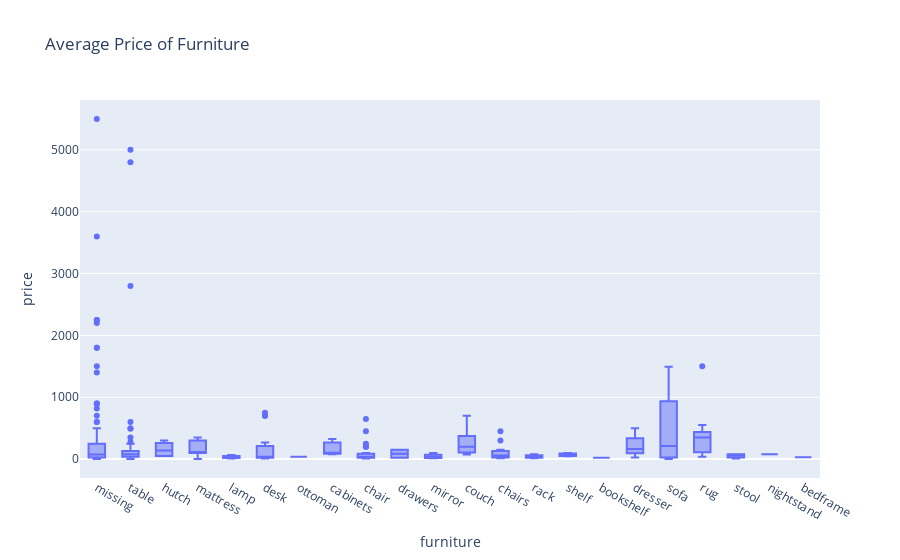

The notebook cell this image was saved under:
### Code cell
fig = px.box(df, x='furniture', y='price', title='Average Price of Furniture')

fig.show()

### Figure 1 — Plotly figure (JSON) as saved in the notebook; plotly's stock layout.template omitted (floating-point values rounded to 4 significant figures; data arrays with more than 128 entries replaced by an {"elided": "..."} marker saying what was removed)
{"data": [{"alignmentgroup": "True", "hovertemplate": "furniture=%{x}<br>price=%{y}<extra></extra>", "legendgroup": "", "marker": {"color": "#636efa"}, "name": "", "notched": false, "offsetgroup": "", "orientation": "v", "showlegend": false, "type": "box", "x": {"elided": "360 str values"}, "x0": " ", "xaxis": "x", "y": {"elided": "360 int values"}, "y0": " ", "yaxis": "y"}], "layout": {"boxmode": "group", "legend": {"tracegroupgap": 0}, "title": {"text": "Average Price of Furniture"}, "xaxis": {"anchor": "y", "domain": [0, 1], "title": {"text": "furniture"}}, "yaxis": {"anchor": "x", "domain": [0, 1], "title": {"text": "price"}}}}
